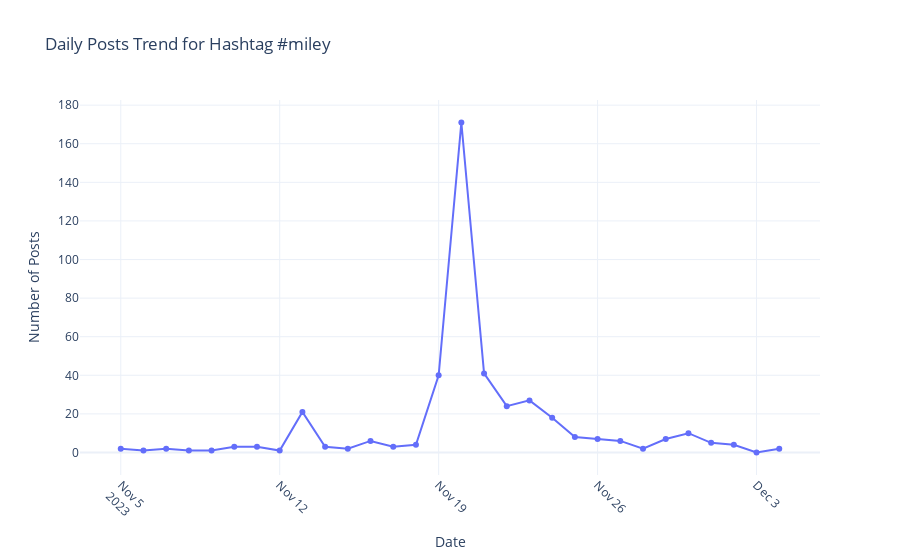

Source (notebook cell):
### Code cell
# # Convert 'created_at' column to datetime
# df_milei['created_at'] = pd.to_datetime(df_milei['created_at'])

# # Resample to get daily counts
# daily_counts = df_milei.resample('D', on='created_at').count()

# Create Plotly figure
fig = go.Figure()

# Add scatter (line plot) to the figure
fig.add_trace(go.Scatter(x=daily_counts.index,
                         y=daily_counts['id'],
                         mode='lines+markers',
                         name='posts'))

# Update title and axis
fig.update_layout(
    title='Daily Posts Trend for Hashtag #miley',
    xaxis_title='Date',
    yaxis_title='Number of Posts',
    xaxis=dict(tickangle=45),
    template="plotly_white"
)

fig.show()

### Figure 1 — Plotly figure (JSON) as saved in the notebook; plotly's stock layout.template omitted (floating-point values rounded to 4 significant figures)
{"data": [{"mode": "lines+markers", "name": "posts", "type": "scatter", "x": ["2023-11-05T00:00:00+00:00", "2023-11-06T00:00:00+00:00", "2023-11-07T00:00:00+00:00", "2023-11-08T00:00:00+00:00", "2023-11-09T00:00:00+00:00", "2023-11-10T00:00:00+00:00", "2023-11-11T00:00:00+00:00", "2023-11-12T00:00:00+00:00", "2023-11-13T00:00:00+00:00", "2023-11-14T00:00:00+00:00", "2023-11-15T00:00:00+00:00", "2023-11-16T00:00:00+00:00", "2023-11-17T00:00:00+00:00", "2023-11-18T00:00:00+00:00", "2023-11-19T00:00:00+00:00", "2023-11-20T00:00:00+00:00", "2023-11-21T00:00:00+00:00", "2023-11-22T00:00:00+00:00", "2023-11-23T00:00:00+00:00", "2023-11-24T00:00:00+00:00", "2023-11-25T00:00:00+00:00", "2023-11-26T00:00:00+00:00", "2023-11-27T00:00:00+00:00", "2023-11-28T00:00:00+00:00", "2023-11-29T00:00:00+00:00", "2023-11-30T00:00:00+00:00", "2023-12-01T00:00:00+00:00", "2023-12-02T00:00:00+00:00", "2023-12-03T00:00:00+00:00", "2023-12-04T00:00:00+00:00"], "y": [2, 1, 2, 1, 1, 3, 3, 1, 21, 3, 2, 6, 3, 4, 40, 171, 41, 24, 27, 18, 8, 7, 6, 2, 7, 10, 5, 4, 0, 2]}], "layout": {"autosize": true, "title": {"text": "Daily Posts Trend for Hashtag #miley"}, "xaxis": {"autorange": true, "range": ["2023-11-03 05:41:42.5216", "2023-12-05 18:18:17.4784"], "tickangle": 45, "title": {"text": "Date"}, "type": "date"}, "yaxis": {"autorange": true, "range": [-14.28, 185.3], "title": {"text": "Number of Posts"}, "type": "linear"}}}
